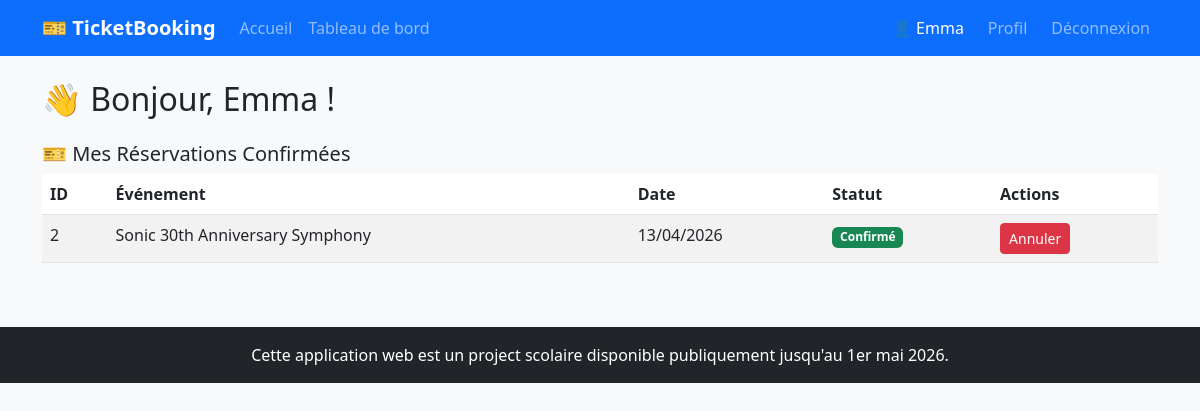
The page /user/dashboard (signed in) on the database its author committed.
### app/models/user.py (models this page shows, shortened)
class User(db.Model, UserMixin):
    __tablename__ = 'users'
    id = db.Column(db.Integer, primary_key=True)
    nom = db.Column(db.String(100), nullable=True)
    email = db.Column(db.String(120), unique=True, nullable=False)
    mot_de_passe = db.Column(db.String(255), nullable=True)
    role = db.Column(db.String(20), default='user')

### app/models/booking.py (models this page shows, shortened)
class Booking(db.Model):
    __tablename__ = 'bookings'
    id = db.Column(db.Integer, primary_key=True)
    user_id = db.Column(db.Integer, db.ForeignKey('users.id', ondelete='CASCADE'), nullable=True)
    event_id = db.Column(db.Integer, db.ForeignKey('events.id', ondelete='CASCADE'), nullable=True)  # ← AJOUTE ondelete='CASCADE'
    statut = db.Column(db.String(20), default='confirmé')
    date_reservation = db.Column(db.DateTime, default=datetime.utcnow)
    user = db.relationship('User', backref=db.backref('bookings', lazy='dynamic'))
    event = db.relationship('Event', backref=db.backref('bookings', lazy='dynamic'))

### app/models/event.py (models this page shows, shortened)
class Event(db.Model):
    __tablename__ = 'events'
    id = db.Column(db.Integer, primary_key=True)
    titre = db.Column(db.String(150), nullable=True)
    date = db.Column(db.DateTime, nullable=True)
    description = db.Column(db.Text, nullable=True)
    capacite = db.Column(db.Integer, nullable=True)
    categorie = db.Column(db.String(50), nullable=True)

### app/routes/user_routes.py (the view)
@user_bp.route("/dashboard")
@login_required
def dashboard():
    if current_user.role == "admin":
        return render_admin_dashboard()
    return render_user_dashboard()

### app/routes/user_routes.py (called while the page is built)
def render_user_dashboard():
    bookings = Booking.query.filter_by(user_id=current_user.id, statut="confirmé").all()
    return render_template("user/dashboard_user.html", bookings=bookings)

### app/templates/user/dashboard_user.html (shortened to what this page needs)
{% extends "base.html" %}
{% block content %}
<h2>👋 Bonjour, {{ current_user.nom }} !</h2>
<div class="row mt-4">
    <div class="col-md-12">
        <h5>🎫 Mes Réservations Confirmées</h5>
        {% if bookings %}
        <div class="table-responsive">
            <table class="table table-striped table-hover">
                <thead>
                    <tr>
                        <th>ID</th>
                        <th>Événement</th>
                        <th>Date</th>
                        <th>Statut</th>
                        <th>Actions</th>
                    </tr>
                </thead>
                <tbody>
                    {% for booking in bookings %}
                    <tr>
                        <td>{{ booking.id }}</td>
                        <td>{{ booking.event.titre }}</td>
                        <td>{{ booking.event.date.strftime('%d/%m/%Y') }}</td>
                        <td><span class="badge bg-success">Confirmé</span></td>
                        <td>
                            <form action="{{ url_for('booking.cancel', id=booking.id) }}" method="POST">
                                <button type="submit" class="btn btn-danger btn-sm" onclick="return confirm('Annuler cette réservation ?')">Annuler</button>
                            </form>
                        </td>
                    </tr>
                    {% endfor %}
                </tbody>
            </table>
        </div>
        {% else %}
        <div class="alert alert-info">
    Vous n'avez pas encore réservé d'événement. <a href="{{ url_for('event.index') }}">Voir tous les événements</a>
</div>
        {% endif %}
    </div>
</div>
{% endblock %}

### app/templates/base.html (shortened to what this page needs)
<!DOCTYPE html>
<html lang="fr">
<head>
    <link href="https://cdn.jsdelivr.net/npm/bootstrap@5.3.0/dist/css/bootstrap.min.css" rel="stylesheet">
</head>
<body>
    <nav class="navbar navbar-expand-lg navbar-dark bg-primary">
        <div class="container">
            <a class="navbar-brand" href="{{ url_for('event.index') }}">🎫 TicketBooking</a>
            <div class="collapse navbar-collapse" id="navbarNav">
                <ul class="navbar-nav me-auto">
                    <li class="nav-item">
                        <a class="nav-link" href="{{ url_for('event.index') }}">Accueil</a>
                    </li>
                    {% if current_user.is_authenticated %}
                    <li class="nav-item">
                        <a class="nav-link" href="{{ url_for('user.dashboard') }}">Tableau de bord</a>
                    </li>
                    {% endif %}
                </ul>
                <div class="navbar-nav">
                    {% if current_user.is_authenticated %}
                        <span class="navbar-text text-white me-3">👤 {{ current_user.nom }}</span>
                        <a class="nav-link btn btn-outline-light btn-sm me-2" href="{{ url_for('user.profile') }}">Profil</a>
                        <a class="nav-link btn btn-danger btn-sm" href="{{ url_for('auth.logout') }}">Déconnexion</a>
                    {% else %}
                        <a class="nav-link" href="{{ url_for('auth.login') }}">Connexion</a>
                        <a class="nav-link btn btn-light btn-sm ms-2" href="{{ url_for('auth.register') }}">S'inscrire</a>
                    {% endif %}
                </div>
            </div>
        </div>
    </nav>
    <main class="container mt-4">
        {% block content %}{% endblock %}
    </main>
    <footer class="bg-dark text-white text-center py-3 mt-5">
        <p class="mb-0">Cette application web est un project scolaire disponible publiquement jusqu'au 1er mai 2026.</p>
    </footer>
</body>
</html>

### app/templates/base.html (style rules this page uses)
body { background-color: #f8f9fa; }
.navbar-brand { font-weight: bold; }

### rows shown on the page
User: nom "Emma"
Booking: id "2", event.titre "Sonic 30th Anniversary Symphony", event "13/04/2026"
